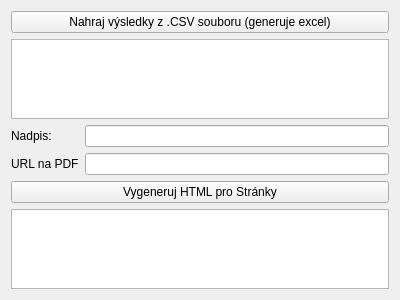
<?xml version="1.0" encoding="UTF-8"?>
<ui version="4.0">
 <class>OverallResultsWindow</class>
 <widget class="QWidget" name="OverallResultsWindow">
  <property name="geometry">
   <rect>
    <x>0</x>
    <y>0</y>
    <width>400</width>
    <height>300</height>
   </rect>
  </property>
  <property name="windowTitle">
   <string>Form</string>
  </property>
  <layout class="QVBoxLayout" name="verticalLayout">
   <item>
    <layout class="QHBoxLayout" name="horizontalLayout">
     <item>
      <widget class="QPushButton" name="loadFromCSV">
       <property name="text">
        <string>Nahraj výsledky z .CSV souboru (generuje excel)</string>
       </property>
      </widget>
     </item>
    </layout>
   </item>
   <item>
    <widget class="QTableView" name="resultsTableV"/>
   </item>
   <item>
    <layout class="QFormLayout" name="formLayout">
     <item row="0" column="0">
      <widget class="QLabel" name="label">
       <property name="text">
        <string>Nadpis:</string>
       </property>
      </widget>
     </item>
     <item row="0" column="1">
      <widget class="QLineEdit" name="highlightEdit"/>
     </item>
     <item row="1" column="0">
      <widget class="QLabel" name="label_2">
       <property name="text">
        <string>URL na PDF</string>
       </property>
      </widget>
     </item>
     <item row="1" column="1">
      <widget class="QLineEdit" name="pdfUrlEdit"/>
     </item>
    </layout>
   </item>
   <item>
    <layout class="QHBoxLayout" name="horizontalLayout_2">
     <item>
      <widget class="QPushButton" name="generateHtmlBtn">
       <property name="text">
        <string>Vygeneruj HTML pro Stránky</string>
       </property>
      </widget>
     </item>
    </layout>
   </item>
   <item>
    <widget class="QPlainTextEdit" name="htmlPText"/>
   </item>
  </layout>
 </widget>
 <resources/>
 <connections/>
</ui>
